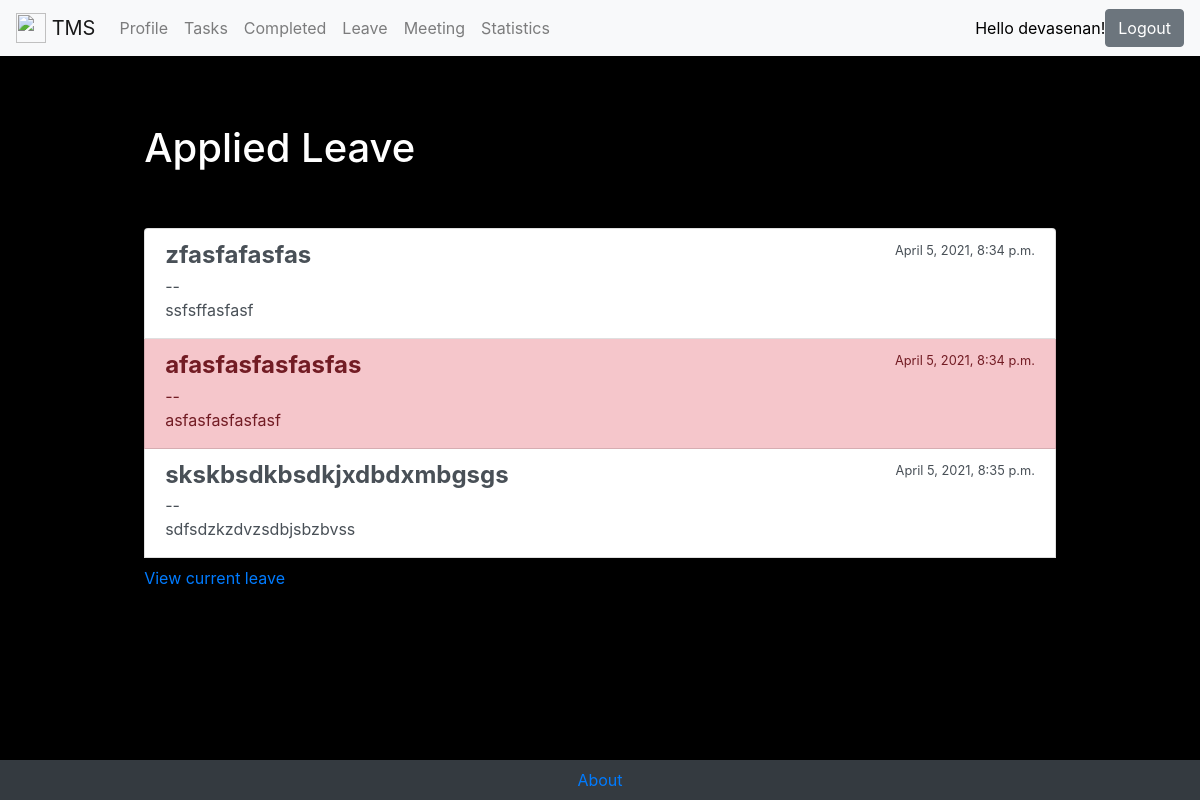
/leave/leavehistory/ (signed in), run on the app's committed database.
### register/models.py (models this page shows, shortened)
class UserAccount(AbstractBaseUser):
    email = models.EmailField(unique=True)
    username = models.CharField(max_length=150, unique=True)
    date_joined = models.DateTimeField(verbose_name='date joined', auto_now_add=True)
    last_login = models.DateTimeField(verbose_name='last login', auto_now=True)
    is_active = models.BooleanField(default=True)
    is_staff = models.BooleanField(default=False)
    is_admin = models.BooleanField(default=False)
    is_superuser = models.BooleanField(default=False)
    timestamp = models.DateTimeField(auto_now_add=True)
    phone = models.IntegerField(verbose_name='phone number', unique=True)
    USERNAME_FIELD = 'username' # this should be used to login
    REQUIRED_FIELDS = ['email', 'phone']
    objects = UserManager()

### leave/models.py (models this page shows, shortened)
class Leave(models.Model):
    title = models.CharField(max_length=50)
    memo = models.TextField(blank=False)
    from_date = models.DateTimeField(blank = False, auto_now=False, auto_now_add=False)
    datesubmitted = models.DateTimeField(default=timezone.now)
    to_date = models.DateTimeField(blank=False, auto_now=False, auto_now_add=False)
    important = models.BooleanField(default=False)
    user = models.ForeignKey(UserAccount, on_delete=models.CASCADE)

### leave/views.py (the view)
# urls.py: path('', views.currentleave, name="currentleave"),
@login_required(login_url='login')
def currentleave(request) :
    leave = Leave.objects.filter(user= request.user)
    url = request.path
    return render(request, 'leave/currentleave.html', {
        "leave": leave,
        "time_now": timezone.now(),
        "url": url,
    })

### leave/templates/leave/currentleave.html
{% extends "tasks/main.html" %}
{% block content %}
<div class="row justify-content-center mt-5">
    <div class="col-md-10">
        {% if leave %}
        <h1>Applied Leave</h1>
        {% else %}
        <h1>Applied Leave</h1>
        {% endif %}
    </div>
</div>
<div class="row justify-content-center mt-5">
    <div class="col-md-10">
        {% if leave %}
            {% if url == "/leave/" %}
                <div class="list-group">
                    {% for l in leave %}
                        {% if l.to_date > time_now %}
                        <a href="{% url 'leave:viewleave' l.id %}" class="list-group-item list-group-item-action{% if l.to_date < l.from_date %} list-group-item-danger{% endif %} {% if l.important %} list-group-item-primary{% endif %}">
                            <div class="d-flex w-100 justify-content-between">
                                <h4 class="mb-1"><b>{{ l.title }}</b></h4>
                                <small>{{ l.datesubmitted }}</small>
                            </div>
                                {% if l.memo %}
                                <p class="mb-1">{{ l.memo|truncatechars:30 }}</p>
                                {% endif %}
                        </a>
                        {% endif %}
                    {% endfor %}
                    <form action="{% url 'leave:leaveform' %}">
                        <button type="submit" class="btn btn-primary btn-lg btn-block">+</button>
                    </form>
                    <h6></h6><a href = "{% url 'leave:leavehistory' %}">View Leave history</a></h6>
                </div>
            {% else %}
                <div class="list-group">
                    {% for l in leave %}
                        {% if l.to_date < time_now %}
                            <a href="{% url 'leave:viewleave' l.id %}" class="list-group-item list-group-item-action {% if l.to_date < l.from_date %} list-group-item-danger {% elif l.important %} list-group-item-primary{% endif %}">
                                <div class="d-flex w-100 justify-content-between">
                                    <h4 class="mb-1"><b>{{ l.title }}</b></h4>
                                    <small>{{ l.datesubmitted }}</small>
                                </div>
                                    {% if l.memo %}
                                    -- <br><p class="mb-1">{{ l.memo|truncatechars:30 }}</p>
                                    {% endif %}
                            </a>
                        {% endif %}
                    {% endfor %}
                    <h6></h6><a href = "{% url 'leave:currentleave' %}">View current leave</a></h6>
                </div>
            {% endif %}
        {% else %}
        <div class="text-center">
            <h2>Looks like you don't have any leave applied! Nice work.</h2>
            <br>
            <a role="button" class="btn btn-primary" href="{% url 'leave:leaveform' %}">Apply Leave</a>
        </div>
        {% endif %}
    </div>
</div>
{% endblock %}

### tasks/templates/tasks/main.html (shortened to what this page needs)
<!doctype html>
<html lang="en">
<head>
    <link rel="stylesheet" href="https://stackpath.bootstrapcdn.com/bootstrap/4.5.0/css/bootstrap.min.css"
>
</head>
<body style="background-color: black; color: white;">
    <nav class="navbar navbar-expand-lg navbar-light bg-light" style="color:black ;">
        <a class="navbar-brand" href="{% url 'tasks:home' %}">
            <img src="*" width="30" height="30" class="d-inline-block align-top" alt=""> <span> TMS</span>
        </a>
        <div class="collapse navbar-collapse" id="navbarSupportedContent" style="color:black ;">
            <ul class="navbar-nav mr-auto">
                {% if user.is_authenticated %}
                <li class="nav-item">
                    <a class="nav-link" href="{% url 'tasks:profile' %}">Profile</a>
                </li>
                <li class="nav-item">
                    <a class="nav-link" href="{% url 'tasks:home' %}">Tasks</a>
                </li>
                <li class="nav-item">
                    <a class="nav-link" href="{% url 'tasks:completedtodos' %}">Completed</a>
                </li>
                <li class="nav-item">
                    <a class="nav-link" href="{% url 'leave:currentleave' %}">Leave</a>
                </li>
                <li class="nav-item">
                    <a class="nav-link" href="{% url 'meeting:currentmeetings' %}">Meeting</a>
                </li>
                <li class="nav-item">
                    <a class="nav-link" href="{% url 'stats:stats' %}">Statistics</a>
                </li>
            </ul>
            Hello {{user.username}}!
            <form action="{% url 'logout' %}" method="POST" class="form-inline my-2 my-lg-0">
                <button class="btn btn-secondary my-2 my-sm-0" type="submit">Logout</button>
            </form>
            {% endif %}
        </div>
    </nav>
    <div class="container" style="margin-bottom: 100px; padding: 20px;">
    {% block content %}
    {% endblock %}
    </div>
    <nav class="navbar fixed-bottom navbar-dark bg-dark justify-content-center">
        <a href="https://devasenan134.pythonanywhere.com/"> About</a>
    </nav>
</body>
</html>

### data on the page
UserAccount: username "devasenan"
Leave: title "zfasfafasfas", datesubmitted "April 5, 2021, 8:34 p.m.", memo "ssfsffasfasf"
Leave: title "afasfasfasfasfas", datesubmitted "April 5, 2021, 8:34 p.m.", memo "asfasfasfasfasf"
Leave: title "skskbsdkbsdkjxdbdxmbgsgs", datesubmitted "April 5, 2021, 8:35 p.m.", memo "sdfsdzkzdvzsdbjsbzbvss"
